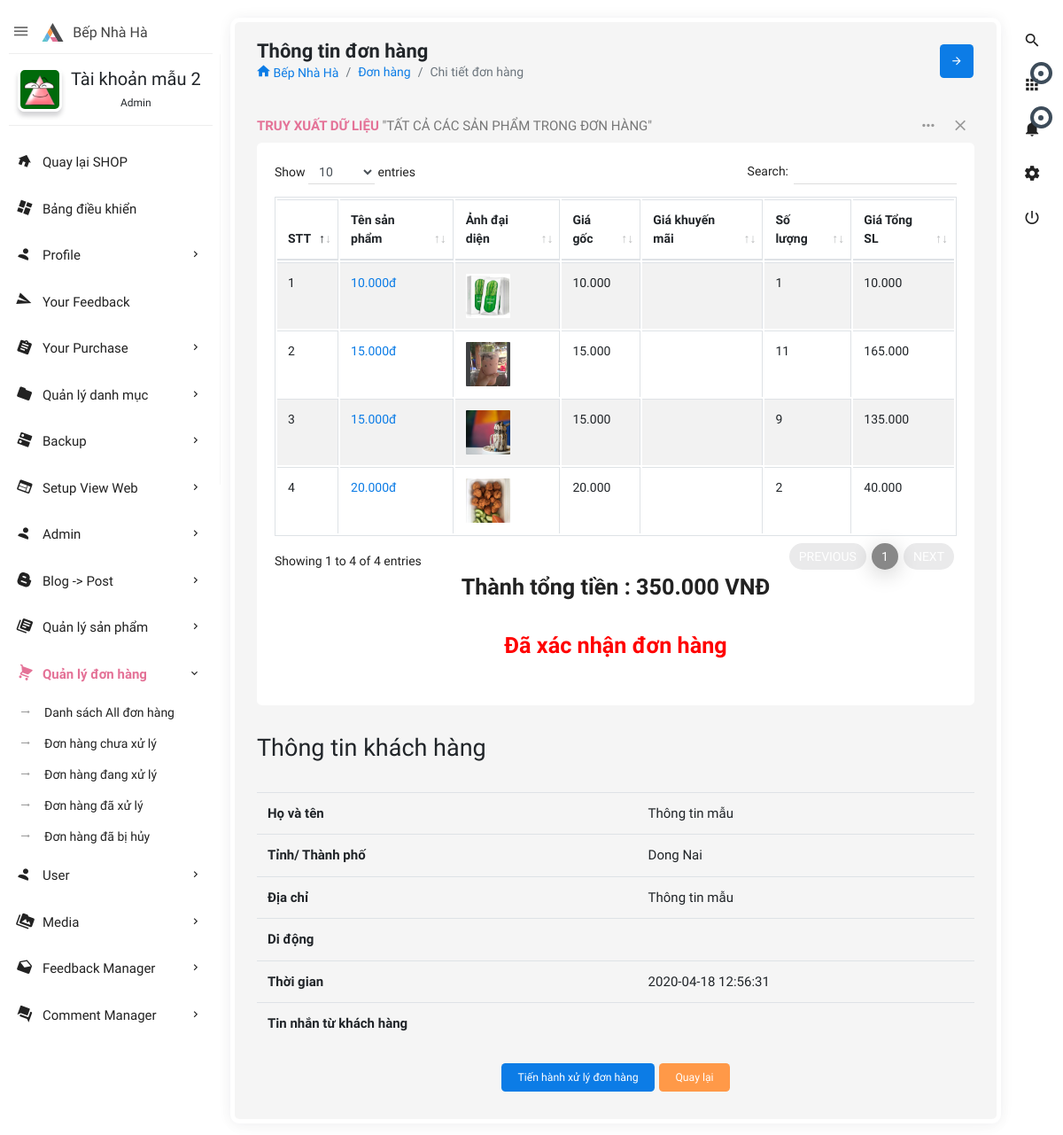
The app's page /admin.php?controller=order&action=view&order_id=11 (signed in) with its own data.
### tables this page shows
CREATE TABLE IF NOT EXISTS `users` (
  `id` int(11) NOT NULL AUTO_INCREMENT,
  `user_username` varchar(50) DEFAULT NULL,
  `user_password` varchar(100) DEFAULT NULL,
  `user_name` varchar(255) DEFAULT NULL,
  `role_id` int(11) NOT NULL DEFAULT 0,
  `user_avatar` varchar(550) DEFAULT 'author-auto.png',
  `user_email` varchar(255) DEFAULT NULL,
  `user_phone` varchar(20) DEFAULT NULL,
  `user_address` varchar(200) DEFAULT NULL,
  `createDate` datetime DEFAULT NULL,
  `verified` int(11) NOT NULL DEFAULT 0,
  `verificationCode` varchar(500) DEFAULT NULL,
  `editTime` datetime DEFAULT NULL,
  PRIMARY KEY (`id`),
  KEY `fk_id_role` (`role_id`)
);

CREATE TABLE IF NOT EXISTS `order_detail` (
  `id` int(11) NOT NULL AUTO_INCREMENT,
  `order_id` int(11) NOT NULL,
  `product_id` int(11) NOT NULL,
  `quantity` int(11) NOT NULL,
  `price` float NOT NULL,
  PRIMARY KEY (`id`),
  KEY `fk_order_id` (`order_id`),
  KEY `fk_id_product` (`product_id`)
);

CREATE TABLE IF NOT EXISTS `products` (
  `id` int(11) NOT NULL AUTO_INCREMENT,
  `product_name` varchar(500) DEFAULT NULL,
  `product_typeid` int(11) NOT NULL,
  `category_id` int(11) DEFAULT NULL,
  `sub_category_id` int(11) DEFAULT NULL,
  `supply_id` int(11) DEFAULT NULL,
  `product_description` longtext DEFAULT NULL,
  `product_price` int(11) NOT NULL,
  `total_stock` int(11) NOT NULL DEFAULT 0,
  `product_color` varchar(255) DEFAULT NULL,
  `product_material` varchar(255) DEFAULT NULL,
  `product_size` varchar(100) DEFAULT NULL,
  `product_detail` longtext DEFAULT NULL,
  `createBy` varchar(100) DEFAULT NULL,
  `createDate` date DEFAULT NULL,
  `editBy` varchar(100) DEFAULT NULL,
  `editDate` datetime DEFAULT NULL,
  `totalView` int(11) DEFAULT 0,
  `saleoff` tinyint(11) DEFAULT 0,
  `percentoff` int(11) DEFAULT NULL,
  `img1` varchar(255) DEFAULT NULL,
  `img2` varchar(255) DEFAULT NULL,
  `img3` varchar(255) DEFAULT NULL,
  `img4` varchar(255) DEFAULT NULL,
  `slug` varchar(255) NOT NULL,
  PRIMARY KEY (`id`),
  KEY `fk_category_id` (`category_id`),
  KEY `fk_supply_id` (`supply_id`),
  KEY `fk_type_id` (`product_typeid`),
  KEY `fk_id_sub_category` (`sub_category_id`)
);

CREATE TABLE IF NOT EXISTS `orders` (
  `id` int(11) NOT NULL AUTO_INCREMENT,
  `customer` varchar(255) NOT NULL,
  `province` varchar(50) NOT NULL,
  `address` varchar(500) NOT NULL,
  `phone` varchar(20) NOT NULL,
  `cart_total` double NOT NULL,
  `createtime` datetime NOT NULL,
  `message` longtext DEFAULT NULL,
  `status` int(11) NOT NULL DEFAULT 0,
  `user_id` int(11) NOT NULL DEFAULT 0,
  `editTime` datetime DEFAULT NULL,
  PRIMARY KEY (`id`),
  KEY `fk_id_user` (`user_id`)
);

### admin/views/order/view.php (the view, shortened to what the rows shown need)
<?php require('admin/views/shared/header.php'); ?>
<?php require('admin/views/shared/rightnavbar.php'); ?>
<?php require('admin/views/shared/leftnavbar.php'); ?>
<section class="content">
    <div class="body_scroll">
        <div class="block-header">
            <div class="row">
                <div class="col-lg-7 col-md-6 col-sm-12">
                    <h2>Thông tin đơn hàng</h2>
                    <ul class="breadcrumb">
                        <li class="breadcrumb-item"><a href="<?= PATH_URL . 'home' ?>"><i class="zmdi zmdi-home"></i> Bếp Nhà Hà</a></li>
                        <li class="breadcrumb-item"><a href="admin.php?controller=order">Đơn hàng</a></li>
                        <li class="breadcrumb-item active">Chi tiết đơn hàng</li>
                    </ul>
                </div>
                <div class="col-lg-5 col-md-6 col-sm-12">
                    <button class="btn btn-primary btn-icon float-right right_icon_toggle_btn" type="button"><i class="zmdi zmdi-arrow-right"></i></button>
                </div>
            </div>
        </div>
        <div class="container-fluid">
            <div class="row clearfix">
                <div class="col-lg-12">
                    <div class="card">
                        <div class="header">
                            <h2><strong>Truy Xuất Dữ Liệu</strong> "Tất cả các sản phẩm trong đơn hàng" </h2>
                            <ul class="header-dropdown">
                                <li class="dropdown"> <a href="javascript:vorder_id(0);" class="dropdown-toggle" data-toggle="dropdown" role="button" aria-haspopup="true" aria-expanded="false"> <i class="zmdi zmdi-more"></i> </a>
                                </li>
                                <li class="remove">
                                    <a role="button" class="boxs-close"><i class="zmdi zmdi-close"></i></a>
                                </li>
                            </ul>
                        </div>
                        <div class="body">
                            <div class="table-responsive">
                                <table class="table table-bordered table-striped table-hover js-basic-example dataTable">
                                    <thead>
                                        <tr>
                                            <th>STT</th>
                                            <th>Tên sản phẩm</th>
                                            <th>Ảnh đại diện</th>
                                            <th>Giá gốc</th>
                                            <th>Giá khuyến mãi</th>
                                            <th>Số lượng</th>
                                            <th>Giá Tổng SL</th>
                                        </tr>
                                    </thead>
                                    <tbody>
                                        <?php
                                        $stt = 0;
$order_total = 0;
foreach ($orderDetail as $product) :
    $stt++;
    if ($product["product_typeid"] == 3) {
        $order_total += ($product['product_price'] - (($product['product_price']) * ($product['percentoff']) / 100)) * $product['quantity'];
    } else {
        $order_total += $product['product_price'] * $product['quantity'];
    }
    ?>
                                            <tr>
                                                <td><?= $stt; ?></td>
                                                <td><a href="product/<?= $product['id']; ?>-<?=$product['slug']?>"><?= number_format($product['product_price'], 0, ',', '.') ?>đ</a></td>
                                                <td><?php if (is_file("public/upload/products/" . $product['img1'])) {
                                                    echo '<image src="public/upload/products/' . $product['img1'] . '?time=' . time() . '" style="max-width:50px;" />';
                                                } ?></td>
                                                <td><?= number_format($product['product_price'], 0, ',', '.') ?></td>
                                                <td><?php if ($product['saleoff'] == 1) {
                                                } ?></td>
                                                <td><?= $product['quantity'] ?></td>
                                                <td><?php if ($product["product_typeid"] == 3) {
                                                    echo number_format((($product['product_price'] - (($product['product_price']) * ($product['percentoff']) / 100)) * $product['quantity']), 0, ',', '.');
                                                } else {
                                                    echo number_format($product['product_price'] * $product['quantity'], 0, ',', '.');
                                                } ?></td>
                                            </tr>
                                        <?php endforeach; ?>
                                    </tbody>
                                </table>
                                <h3 style="font-weight: bold;text-align: center;">Thành tổng tiền : <?= number_format($order_total, 0, ',', '.'); ?> VNĐ</h3>
                                <h3 style="font-weight: bold; color: red; text-align: center;"><b> <?=$status[$order['status']]?></b></h3>
                            </div>
                        </div>
                    </div>
                    <div class="col-xs-12">
                        <h3>Thông tin khách hàng</h3>
                        <table id="info" class="table">
                            <tr>
                                <td><strong>Họ và tên</strong></td>
                                <td><?= $order['customer']; ?></td>
                            </tr>
                            <tr>
                                <td><strong>Tỉnh/ Thành phố</strong> </td>
                                <td><?= $order['province']; ?></td>
                            </tr>
                            <tr>
                                <td><strong>Địa chỉ</strong> </td>
                                <td><?= $order['address']; ?></td>
                            </tr>
                            <tr>
                                <td><strong>Di động</strong> </td>
                                <td><?= $order['phone']; ?></td>
                            </tr>
                            <tr>
                                <td><strong>Thời gian</strong> </td>
                                <td><?= $order['createtime']; ?></td>
                            </tr>
                            <tr>
                                <td><strong>Tin nhắn từ khách hàng</strong> </td>
                                <td><?= $order['message']; ?></td>
                            </tr>
                        </table>
                        <?php if ($order['status'] == 0) { ?>
                            <form id="order_form" method="post" action="admin.php?controller=order&amp;action=inprocess" role="form">
                                <div style="text-align: center;" class="form-group">
                                    <button class="btn btn-primary waves-effect" type="submit">Tiến hành xử lý đơn hàng</button>
                                    <a href="admin.php?controller=order" class="btn btn-warning waves-effect">Quay lại</a>
                                </div>
                            </form>
                        <?php } ?>
                    </div>
                </div>
            </div>
        </div>
    </div>
</section>
<?php require('admin/views/shared/footer.php'); ?>

### admin/views/shared/leftnavbar.php (shortened to what the rows shown need)
<aside id="leftsidebar" class="sidebar">
    <div class="navbar-brand">
        <button class="btn-menu ls-toggle-btn" type="button"><i class="zmdi zmdi-menu"></i></button>
        <a href="index.php"><img src="admin/themes/images/logo.svg" width="25" alt="Aero"><span class="m-l-10">Bếp Nhà Hà</span></a>
    </div>
    <div class="menu">
        <ul class="list">
            <li>
                <div class="user-info">
                    <a class="image" href="admin.php?controller=user&action=info&user_id=<?= $userNav ?>"><img src="public/upload/images/<?= $userInfoNav['user_avatar'] ?>" alt="User"></a>
                    <div class="detail">
                        <h4><?= $userInfoNav['user_name'] ?></h4>
                        <small><?php if ($userInfoNav['role_id'] == 1) {
                            echo 'Admin';
                        } elseif ($userInfoNav['role_id'] == 2) {
                            echo 'Moderator';
                        } else {
                            echo "User";
                        } ?></small>
                    </div>
                </div>
            </li>
            <li class="open"><a href="<?= PATH_URL ?>home" target="_blank"><i class="zmdi zmdi-home"></i><span>Quay lại SHOP</span></a></li>
            <li <?= $homeNav ?? '' ?>><a href="admin.php"><i class="zmdi zmdi-view-dashboard"></i><span>Bảng điều khiển</span></a></li>
            <li <?php if (isset($nav_profile)) {
                echo $nav_profile;
            } ?>><a href="javascript:void(0);" class="menu-toggle"><i class="zmdi zmdi-account"></i><span>Profile</span></a>
            </li>
            <li <?= $yourFeedback ?? '' ?>><a href="admin.php?controller=feedback&action=myfeedback"><i class="zmdi zmdi-mail-send"></i><span>Your Feedback</span></a></li>
            <li <?= $yourPurchaseNav ?? '' ?>><a href="javascript:void(0);" class="menu-toggle"><i class="zmdi zmdi-assignment"></i><span>Your Purchase</span></a>
            </li>
            <?php if ($userInfoNav['role_id'] != 0) :
                if ($userInfoNav['role_id'] == 1) : ?>
                    <li <?= $navCategory ?? ''; ?>> <a href="javascript:void(0);" class="menu-toggle"><i class="zmdi zmdi-folder"></i><span>Quản lý danh mục</span></a>
                    </li>
                    <li <?= $backupDbClass ?? '' ?>><a href="javascript:void(0);" class="menu-toggle"><i class="zmdi zmdi-dns"></i><span>Backup</span></a>
                    </li>
                    <li <?= $navHF ?? '' ?>><a href="javascript:void(0);" class="menu-toggle"><i class="zmdi zmdi-view-web"></i><span>Setup View Web</span></a>
                    </li>
                    <li <?= $adminNav ?? '' ?>><a href="javascript:void(0);" class="menu-toggle"><i class="zmdi zmdi-account"></i><span>Admin</span></a>
                    </li>
                <?php endif; ?>
                <li <?= $postNav ?? '' ?>><a href="javascript:void(0);" class="menu-toggle"><i class="zmdi zmdi-blogger"></i><span>Blog -> Post</span></a>
                </li>
                <li <?= $productNav ?? '' ?>> <a href="javascript:void(0);" class="menu-toggle"><i class="zmdi zmdi-collection-text"></i><span>Quản lý sản phẩm</span></a>
                </li>
                <li <?= $orderNav ?? '' ?>><a href="javascript:void(0);" class="menu-toggle"><i class="zmdi zmdi-shopping-cart"></i><span>Quản lý đơn hàng</span></a>
                    <ul class="ml-menu">
                        <li><a href="admin.php?controller=order">Danh sách All đơn hàng</a></li>
                        <li><a href="admin.php?controller=order&amp;action=order-noprocess">Đơn hàng chưa xử lý</a></li>
                        <li><a href="admin.php?controller=order&amp;action=order-inprocess">Đơn hàng đang xử lý</a></li>
                        <li><a href="admin.php?controller=order&amp;action=order-complete">Đơn hàng đã xử lý</a></li>
                        <li><a href="admin.php?controller=order&amp;action=order-cancell">Đơn hàng đã bị hủy</a></li>
                    </ul>
                </li>
                <li <?php if (isset($nav_user)) {
                    echo $nav_user;
                } ?>><a href="javascript:void(0);" class="menu-toggle"><i class="zmdi zmdi-account"></i><span>User</span></a>
                </li>
                <li <?php if (isset($navMedia)) {
                    echo $navMedia;
                } ?>><a href="javascript:void(0);" class="menu-toggle"><i class="zmdi zmdi-collection-folder-image"></i><span>Media</span></a>
                </li>
                <li <?= $navFeedback ?? '' ?>><a href="javascript:void(0);" class="menu-toggle"><i class="zmdi zmdi-email-open"></i><span>Feedback Manager</span></a>
                </li>
                <li <?= $navComment ?? '' ?>><a href="javascript:void(0);" class="menu-toggle"><i class="zmdi zmdi-comments"></i><span>Comment Manager</span></a>
                </li>
            <?php endif; ?>
        </ul>
    </div>
</aside>

### records on screen
users: user_avatar (picture), user_name "Tài khoản mẫu 2"
order_detail: product.product_price "10.000", product.img1 (picture), quantity "1", $product['product_price'] * $product['quantity'] "10.000"
order_detail: product.product_price "15.000", product.img1 (picture), quantity "11", $product['product_price'] * $product['quantity'] "165.000"
order_detail: product.product_price "15.000", product.img1 (picture), quantity "9", $product['product_price'] * $product['quantity'] "135.000"
order_detail: product.product_price "20.000", product.img1 (picture), quantity "2", $product['product_price'] * $product['quantity'] "40.000"
orders: status "Đã xác nhận đơn hàng", customer "Thông tin mẫu", province "Dong Nai", address "Thông tin mẫu", createtime "2020-04-18 12:56:31"

### other values on screen
$order_total "350.000"
